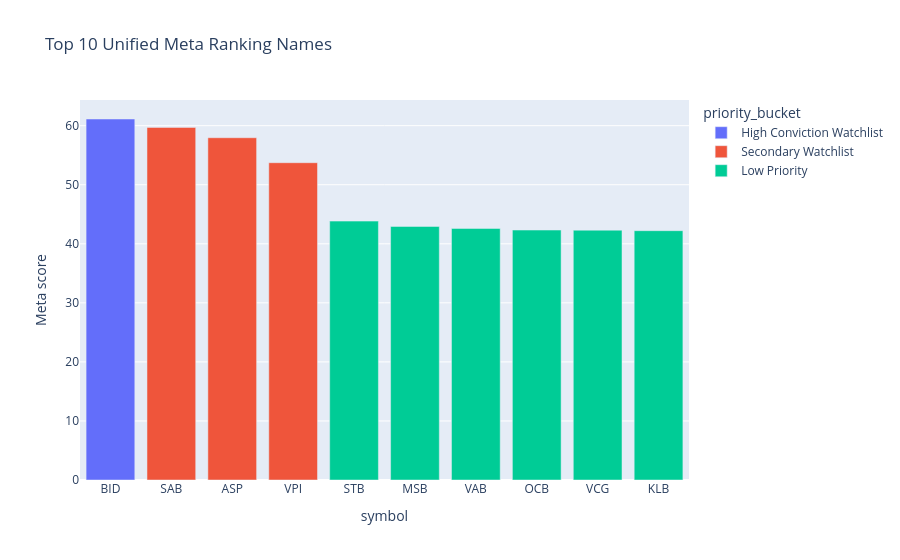

Write notebook code for a chart like this one.
### Code cell
# Cell: Visualize Meta Leaders
meta_score_bar_chart(ranked, top_n=10, title="Top 10 Unified Meta Ranking Names")

### Figure 1 — Plotly figure (JSON) as saved in the notebook; plotly's stock layout.template omitted (floating-point values rounded to 4 significant figures)
{"data": [{"customdata": [["Momentum-led", 0, 67.17, 71.62, 17.43]], "hovertemplate": "priority_bucket=High Conviction Watchlist<br>symbol=%{x}<br>Meta score=%{y}<br>setup_style=%{customdata[0]}<br>trade_edge_score=%{customdata[1]}<br>net_accumulation_score=%{customdata[2]}<br>momentum_component_score=%{customdata[3]}<br>risk_penalty_score=%{customdata[4]}<extra></extra>", "legendgroup": "High Conviction Watchlist", "marker": {"color": "#636efa", "pattern": {"shape": ""}}, "name": "High Conviction Watchlist", "orientation": "v", "showlegend": true, "textposition": "auto", "type": "bar", "x": ["BID"], "xaxis": "x", "y": [61.13], "yaxis": "y"}, {"customdata": [["Momentum-led", 0, 71.32, 84.07, 6.1], ["Breakout-led", 75, 0, 97.58, 33], ["Developing / Mixed", 0, 65.76, 63.19, 14.49]], "hovertemplate": "priority_bucket=Secondary Watchlist<br>symbol=%{x}<br>Meta score=%{y}<br>setup_style=%{customdata[0]}<br>trade_edge_score=%{customdata[1]}<br>net_accumulation_score=%{customdata[2]}<br>momentum_component_score=%{customdata[3]}<br>risk_penalty_score=%{customdata[4]}<extra></extra>", "legendgroup": "Secondary Watchlist", "marker": {"color": "#EF553B", "pattern": {"shape": ""}}, "name": "Secondary Watchlist", "orientation": "v", "showlegend": true, "textposition": "auto", "type": "bar", "x": ["SAB", "ASP", "VPI"], "xaxis": "x", "y": [59.71, 57.96, 53.73], "yaxis": "y"}, {"customdata": [["Momentum-led", 0, 0, 95.0, 33], ["Momentum-led", 0, 0, 88.92, 33], ["Momentum-led", 0, 0, 88.12, 33], ["Momentum-led", 0, 0, 91.49, 33], ["Momentum-led", 0, 0, 84.58, 33], ["Momentum-led", 0, 0, 94.71, 33]], "hovertemplate": "priority_bucket=Low Priority<br>symbol=%{x}<br>Meta score=%{y}<br>setup_style=%{customdata[0]}<br>trade_edge_score=%{customdata[1]}<br>net_accumulation_score=%{customdata[2]}<br>momentum_component_score=%{customdata[3]}<br>risk_penalty_score=%{customdata[4]}<extra></extra>", "legendgroup": "Low Priority", "marker": {"color": "#00cc96", "pattern": {"shape": ""}}, "name": "Low Priority", "orientation": "v", "showlegend": true, "textposition": "auto", "type": "bar", "x": ["STB", "MSB", "VAB", "OCB", "VCG", "KLB"], "xaxis": "x", "y": [43.84, 42.94, 42.6, 42.33, 42.31, 42.22], "yaxis": "y"}], "layout": {"autosize": true, "barmode": "relative", "legend": {"title": {"text": "priority_bucket"}, "tracegroupgap": 0}, "title": {"text": "Top 10 Unified Meta Ranking Names"}, "xaxis": {"anchor": "y", "autorange": true, "domain": [0, 1], "range": [-0.5, 9.5], "title": {"text": "symbol"}, "type": "category"}, "yaxis": {"anchor": "x", "autorange": true, "domain": [0, 1], "range": [0, 64.35], "title": {"text": "Meta score"}, "type": "linear"}}}
